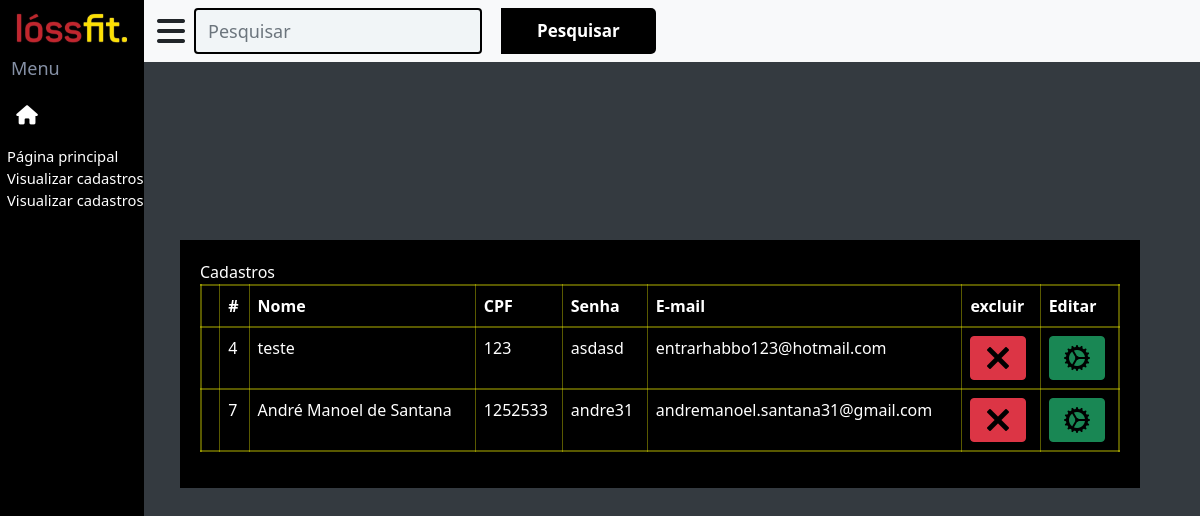
Screenshot of /pages/pg_plano_user.php (signed in) with the database file from the repository.
### tables this page shows
CREATE TABLE `tbl_cadastro` (
  `id_cadastro` int(11) NOT NULL,
  `usuario` varchar(45) DEFAULT NULL,
  `senha` varchar(45) DEFAULT NULL,
  `cpf` varchar(20) DEFAULT NULL,
  `nome` varchar(45) DEFAULT NULL,
  `email` varchar(45) DEFAULT NULL,
  `sexo` varchar(15) DEFAULT NULL,
  `nascimento` varchar(50) DEFAULT NULL,
  `telefone` varchar(45) DEFAULT NULL,
  `telefone_ad` varchar(45) DEFAULT NULL,
  `perm_acesso` varchar(45) DEFAULT NULL,
  `valores` int(11) DEFAULT NULL
);

### pages/pg_plano_user.php (the view, shortened to what this page needs)
<?php
include_once("../inc/connect.php");
?>
<!DOCTYPE html>
<html lang="en">
<head>
    <link href="../css/style_lateral.css" rel="stylesheet" type="text/css">
    <link href="https://cdn.jsdelivr.net/npm/bootstrap@5.0.2/dist/css/bootstrap.min.css" rel="stylesheet"
>
</head>
<body style="display:flex;justify-content:center;background-color:#343a40!important;">
    <header>
        <div class="nav-top">
            <nav class="div-navv">
                <div class="imgss"></div>
            </nav>
            <nav class="div-nav2">
                <div class="btn">
                    <span onclick="menu_toogle()"><i class="fa-solid fa-bars fa-2xl"></i></span>
                </div>
            </nav>
            <nav class="navbar navbar-light bg-light" style="left:2vw;">
                <div class="container-fluid">
                    <form class="d-flex" method="GET" action="">
                        <div class="input-group">
                            <input type="search" name="nome" class="form-control rounded" placeholder="Pesquisar" aria-label="Search" aria-describedby="search-addon" value="<?php if (isset($_GET['nome_aluno']))
                                    echo $_GET['nome_aluno']; ?>" style="color:black!important;border:2px solid black;"/>
                            <button type="submit" class="btn-src">Pesquisar</button>
                        </div>
                    </form>
                </div>
            </nav>
        </div>
    </header>
    <div class="forum_menu">
        <ul>
            <li class="list active fa-house">
                <a class="alink">
                    <span class="titulo-menu">Menu</span>
                    <span><i class="fa-solid fa-house"></i></span>
                    <span class="titulo"><a class="a" href="../index_Apre.php">Página principal</a></span>
                </a>
            </li>
            <li class="list active fa-house">
                <a class="alink">
                    <span class="titulo"><a class="a" onclick="abrir_cad('cad')">Visualizar cadastros</a></span>
                </a>
            </li>
            <li class="list active fa-house">
                <a class="alink">
                    <span class="titulo"><a class="a" onclick="abrir_plan('plan')">Visualizar cadastros</a></span>
                </a>
            </li>
        </ul>
    </div>
    <div class="tabela" id="cad">
        <a>Cadastros</a>
        <table class="table">
            <thead class="thead-light">
                <tr>
                    <th scope="col"></th>
                    <th scope="col">#</th>
                    <th scope="col">Nome</th>
                    <th scope="col">CPF</th>
                    <th scope="col">Senha</th>
                    <th scope="col">E-mail</th>
                    <th scope="col">excluir</th>
                    <th scope="col">Editar</th>
                </tr>
            </thead>
            <tbody>
                <?php
                $pesquisa = "";
                $sql_code = "SELECT * FROM tbl_cadastro WHERE nome LIKE '%$pesquisa%'";
                $sql_query = $conn->query($sql_code) or die("ERRO ao consultar! " . $conn->error);
                if ($sql_query->num_rows == 0) {
                    ?>
                    <tr>
                        <td colspan="3">Nenhum resultado encontrado...</td>
                    </tr>
                <tbody>
                    <?php
                } else {
                    while ($cadastro = $sql_query->fetch_assoc()) {
                        echo "<tr>";
                        echo "<td></td>";
                        echo "<td>" . $cadastro['id_cadastro'] . "</td>";
                        echo "<td>" . $cadastro['nome'] . "</td>";
                        echo "<td>" . $cadastro['cpf'] . "</td>";
                        echo "<td>" . $cadastro['senha'] . "</td>";
                        echo "<td>" . $cadastro['email'] . "</td>";
                        echo "<td>" . '  <a class="btn btn-danger" href=excluido_turma.php?id=' . $cadastro['id_cadastro'] . "><img  src='..\img\icons8-excluir-30.png'></a>" . "</td>";
                        echo "<td>" . '<button  class="btn btn-success" href=edit_turma.php?id=' . $cadastro['id_cadastro'] . "><img class='img-edit' src='..\img\icons8-engrenagem-30.png'></butoon>" . "</td>";
                        echo "</tr>";
                    }
                }
                ?>
            </tbody>
        </table>
    </div>
</body>
</html>

### css/style_lateral.css (style rules this page uses)
html, body { height: 100%; width: 100%; padding: 0; margin: 0; background-color: #f3f3f4 !important; }
header { position: fixed; top: 0; right: 0; left: 0; display: flex; z-index: 1002; background-color: #f8f9fa; }
.nav-top { display: flex; width: 100%; }
nav { position: relative; left: 0; top: 0; }
.btn-src { color:white!important; background-color: black!important; }
.forum_menu { top: 0; left: 0; height: 100vh; position: absolute; background-color: black; width: 12vw; min-width: 12vw; max-width: 12vw; overflow-x: hidden; }
.forum_menu ul { position: fixed; top: 0; left: 0; padding-left: 0; padding-top: 45px; }
.forum_menu ul li { position: relative; list-style: none; width: 100%; }
.forum_menu ul li a { position: relative; display: flex; width: 100%; text-decoration: none; color: #fff; padding-left: 7px; font-size: .92rem; }
.forum_menu ul li a .fa-house { position: relative; display: block; min-width: 40px; height: 50px; text-align: center; line-height: 60px; }
.forum_menu ul li a .fa-house { position: relative; top: 2.5rem; font-size: 1.2rem; z-index: 1; }
.forum_menu ul li a .titulo { position: relative; display: block; padding-left: 10px; height: 60px; line-height: 60px; font-weight: 600; white-space: nowrap; }
.titulo-menu { position: absolute; top: 10px; left: 11px; font-size: 18px; color: #8590a5; }
.titulo { color: #d7e4ec; }
.a { position: relative; top: 5vh; }
.imgss { position: relative; top: 0; left: 0; height: 100%; background-repeat: no-repeat; background-image: url(../img/logo.jpg); background-size: cover; background-position: center; }
.div-navv { width: 12vw; height: 100%; background-color: white; transition: 0.5s; border-right: 2px solid black; }
.div-nav2 { display: flex; align-items: center; position: relative; height: 100%; padding: 0; }
.alink { width: 100%; }
.d-flex { position: relative; left: -20px; }
.d-flex input { position: relative; left: -20px; border: none; height: 38px; background-color: #f1f5f7 !important; box-shadow: none !important; }
.tabela { width: 80%; position: absolute; top: 30vh; margin-left: 10vw; padding: 20px; transition: 0.5s; color: white; background-color: #000000; }
table { color: white !important; }
tr { border: 2px solid #ffff0059 !important; }
td { border: 1px solid #ffff0059 !important; }
th { border: 1px solid #ffff0059 !important; }
button { border: 0; outline: none; padding: 10px 36px; font-size: 17px; font-weight: 600; border-radius: 5px; background-color: #a5a5a5; transition: all 0.5s ease; }
.form-control { background: #222!important; color: white!important; font-size: 18px!important; height: 100%!important; outline: 0!important; }

### pages/pg_plano_user.php (style rules this page uses)
#cad { display: block; }
button { border: 0; outline: none; padding: 10px 36px; font-size: 17px; font-weight: 600; border-radius: 5px; background-color: #a5a5a5; transition: all 0.5s ease; }

### rows the page displays
tbl_cadastro: id_cadastro "4", nome "teste", cpf "123", senha "asdasd", email "entrarhabbo123@hotmail.com"
tbl_cadastro: id_cadastro "7", nome "André Manoel de Santana", cpf "1252533", senha "andre31", email "andremanoel.santana31@gmail.com"
